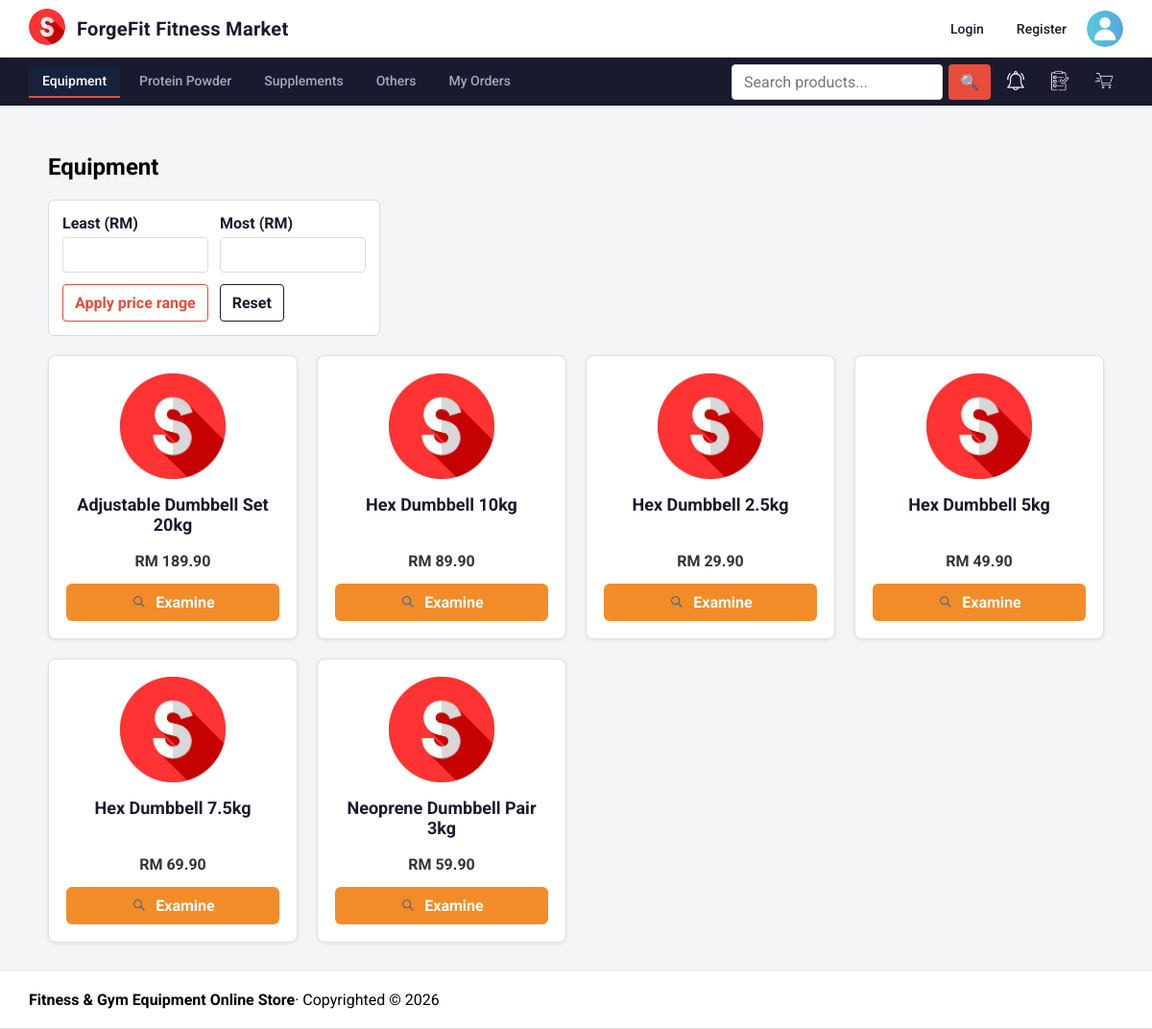
Screenshot of /product/category.php?category=equipment with the database file from the repository.
### tables this page shows
CREATE TABLE IF NOT EXISTS `product` (
    `product_id` INT AUTO_INCREMENT PRIMARY KEY,
    `category_id` INT NOT NULL,
    `product_name` VARCHAR(150) NOT NULL,
    `price` DECIMAL(10,2) NOT NULL,
    `weight` DECIMAL(8,2) NOT NULL DEFAULT 0.00,
    `description` TEXT NULL,
    `stock` INT NOT NULL DEFAULT 0,
    `availability` BOOLEAN NOT NULL DEFAULT TRUE,
    `created_at` TIMESTAMP DEFAULT CURRENT_TIMESTAMP,
    `updated_at` TIMESTAMP DEFAULT CURRENT_TIMESTAMP ON UPDATE CURRENT_TIMESTAMP,
    FOREIGN KEY (`category_id`) REFERENCES `category`(`category_id`) ON DELETE RESTRICT
);

### app/_base.php (called while the page is built, shortened)
<?php
function req($name, $default = '') {
    return isset($_REQUEST[$name]) ? trim($_REQUEST[$name]) : $default;
}
$_user = $_SESSION['user'] ?? null;
function is_admin($user = null) {
    global $_user;
    $user ??= $_user;
    return $user && in_array($user->role, ['admin', 'superadmin'], true);
}

### app/product/product_template.php (the view, shortened to what this page needs)
<section class="product-grid<?= !empty($productGridClass) ? ' ' . htmlspecialchars($productGridClass) : '' ?>">
    <?php if ($products): ?>
        <?php foreach ($products as $product): ?>
            <article
                class="product-card"
                <?php if (isset($product->id)): ?>
                    data-product-id="<?= htmlspecialchars($product->id) ?>"
                <?php endif; ?>
            >
                <div class="product-card__photo">
                    <img
                        src="<?= !empty($product->image) ? '/photos/' . htmlspecialchars($product->image) : '/images/sport.png' ?>"
                        alt="<?= htmlspecialchars($product->name) ?>"
                    >
                </div>
                <h2><?= htmlspecialchars($product->name) ?></h2>
                <?php if (isset($product->price)): ?>
                    <p>RM <?= htmlspecialchars($product->price) ?></p>
                <?php endif; ?>
                <a class="examine-button" href="/product/product.php?id=<?= htmlspecialchars($product->id) ?>">
                    <img src="/images/search.png" alt="">
                    Examine
                </a>
            </article>
        <?php endforeach; ?>
    <?php else: ?>
        <p>No products available.</p>
    <?php endif; ?>
</section>

### app/_head.php (shortened to what this page needs)
<!DOCTYPE html>
<html lang="en">
<head>
    <link rel="stylesheet" href="/css/app.css?v=<?= filemtime(__DIR__ . '/css/app.css') ?>">
</head>
<body>
    <header>
        <div class="title">
            <a href="<?= is_admin() ? '/admin/member/index.php' : '/' ?>">
                <img class="sport" src="/images/sport.png" alt="Logo">
            </a>
            <h1 class="demotitle">ForgeFit Fitness Market</h1>
            <?php if ($_user): ?>
                <a href="/user/settings.php" class="profile-link" id="profile-link" aria-haspopup="true" aria-expanded="false">
                    <h1 class="heading"><?= encode($_user->name) . ' (' . encode($_user->role) . ')' ?></h1>
                    <img class="profile-icon" src="<?= $_user->photo ? '/photos/' . encode($_user->photo) : '/images/profile.png' ?>" alt="Profile">
                </a>
                <div class="profile-menu" id="profile-menu" role="menu" aria-hidden="true">
                    <a role="menuitem" href="/user/settings.php">Settings</a>
                    <a role="menuitem" href="/user/reset.php">Forgot Password</a>
                    <a role="menuitem" href="/logout.php">Logout</a>
                </div>
            <?php else: ?>
                <div class="guest-actions" aria-label="Account actions">
                    <a class="guest-action" href="/login.php">Login</a>
                    <a class="guest-action" href="/user/register.php">Register</a>
                    <img class="profile-icon" src="/images/profile.png" alt="Profile">
                </div>
            <?php endif; ?>
        </div>
    </header>
    <nav>
        <?php if (($_navSection ?? null) === 'settings'): ?>
        <a href="/user/settings.php">Settings</a>
        <?php elseif (($_navSection ?? null) === 'forgot-password'): ?>
        <a href="/user/reset.php">Forgot Password</a>
        <?php elseif (($_navSection ?? null) === 'reset-password'): ?>
        <a href="/user/token.php?id=<?= encode($_GET['id'] ?? '') ?>">Reset Password</a>
        <?php else: ?>
        <?php if (!is_admin()): ?>
        <a href="/product/category.php?category=equipment" class="<?= ($_GET['category'] ?? '') === 'equipment' ? 'active' : '' ?>">Equipment</a>
        <a href="/product/category.php?category=protein_powder" class="<?= ($_GET['category'] ?? '') === 'protein_powder' ? 'active' : '' ?>">Protein Powder</a>
        <a href="/product/category.php?category=supplements" class="<?= ($_GET['category'] ?? '') === 'supplements' ? 'active' : '' ?>">Supplements</a>
        <a href="/product/category.php?category=other" class="<?= ($_GET['category'] ?? '') === 'other' ? 'active' : '' ?>">Others</a>
        <a href="/orders/history.php">My Orders</a>
        <form id="search-form" class="search-bar" action="/product/search.php" method="get">
            <input id="search-input" type="search" name="name" placeholder="Search products..." aria-label="Search products">
            <button type="submit" aria-label="Search">&#128269;</button>
        </form>
        <?php
            $reminders = [];
            $reminderCount = count($reminders);
        ?>
        <div class="notify-wrapper">
            <button
                type="button"
                class="cart-button"
                id="notify-toggle"
                aria-haspopup="true"
                aria-expanded="false"
                aria-label="Reminders (<?= $reminderCount ?> back in stock)"
            >
                <img class="notify-icon" src="/images/notify.png" alt="">
            </button>
        </div>
        <a class="cart-button" href="/product/wishlist.php" aria-label="Wishlist">
            <img src="/images/wishlist.png" alt="">
        </a>
        <?php
            $cartCount = 0;
        ?>
        <a class="cart-button" href="/cart/cart.php" aria-label="Shopping cart (<?= $cartCount ?> item<?= $cartCount === 1 ? '' : 's' ?>)">
            <img src="/images/cart.png" alt="">
        </a>
        <?php endif; ?>
        <?php endif; ?>
    </nav>
    <main>

### app/product/category.php (shortened to what this page needs)
<?php
require '../_base.php';
$cat = $_GET['category'] ?? 'all';
$least = req('least', '');
$most = req('most', '');
$categories = [
    'equipment' => ['label' => 'Equipment', 'ids' => [1]],
    'protein_powder' => ['label' => 'Protein Powder', 'ids' => [2]],
    'supplements' => ['label' => 'Supplements', 'ids' => [3]],
    'other' => ['label' => 'Others', 'ids' => [4, 5]],
];
if ($cat === 'all') {
    $where = [];
    $params = [];
    $label = 'All Products';
} elseif (isset($categories[$cat])) {
    $category = $categories[$cat];
    $placeholders = implode(',', array_fill(0, count($category['ids']), '?'));
    $where = ["category_id IN ($placeholders)"];
    $params = $category['ids'];
    $label = $category['label'];
} else {
    $cat = 'all';
    $label = 'All Products';
    $where = [];
    $params = [];
}
$where[] = 'availability = 1';
$sql = 'SELECT product_id AS id, product_name AS name, price, stock,
               (SELECT product_imageid FROM product_image WHERE product_id = product.product_id ORDER BY product_imageid LIMIT 1) AS image
        FROM product';
if ($where) {
    $sql .= ' WHERE ' . implode(' AND ', $where);
}
$sql .= ' ORDER BY product_name';
$stmt = $_db->prepare($sql);
$stmt->execute($params);
$products = $stmt->fetchAll();
include '../_head.php';
?>
<h2><?= htmlspecialchars($label) ?></h2>
<form class="price-range" method="get">
    <label>
        Least (RM)
        <input type="number" name="least" value="<?= htmlspecialchars($least) ?>" min="0" step="1" inputmode="decimal">
    </label>
    <label>
        Most (RM)
        <input type="number" name="most" value="<?= htmlspecialchars($most) ?>" min="0" step="1" inputmode="decimal">
    </label>
    <section class="price-range-actions">
        <button type="submit">Apply price range</button>
        <a href="?category=<?= htmlspecialchars($cat) ?>">Reset</a>
    </section>
</form>
<?php
$productGridClass = 'product-grid--category';
include 'product_template.php';
?>
<?php
include '../_foot.php'
?>

### app/_foot.php (shortened to what this page needs)
    </main>
    <footer>
         <b>Fitness & Gym Equipment Online Store </b> &middot;
        Copyrighted &copy; <?= date('Y') ?>
    </footer>
</body>
</html>

### rows the page displays
product: product_name "Adjustable Dumbbell Set 20kg", price "189.90"
product: product_name "Hex Dumbbell 10kg", price "89.90"
product: product_name "Hex Dumbbell 2.5kg", price "29.90"
product: product_name "Hex Dumbbell 5kg", price "49.90"
product: product_name "Hex Dumbbell 7.5kg", price "69.90"
product: product_name "Neoprene Dumbbell Pair 3kg", price "59.90"

### other values shown
$label "Equipment"
